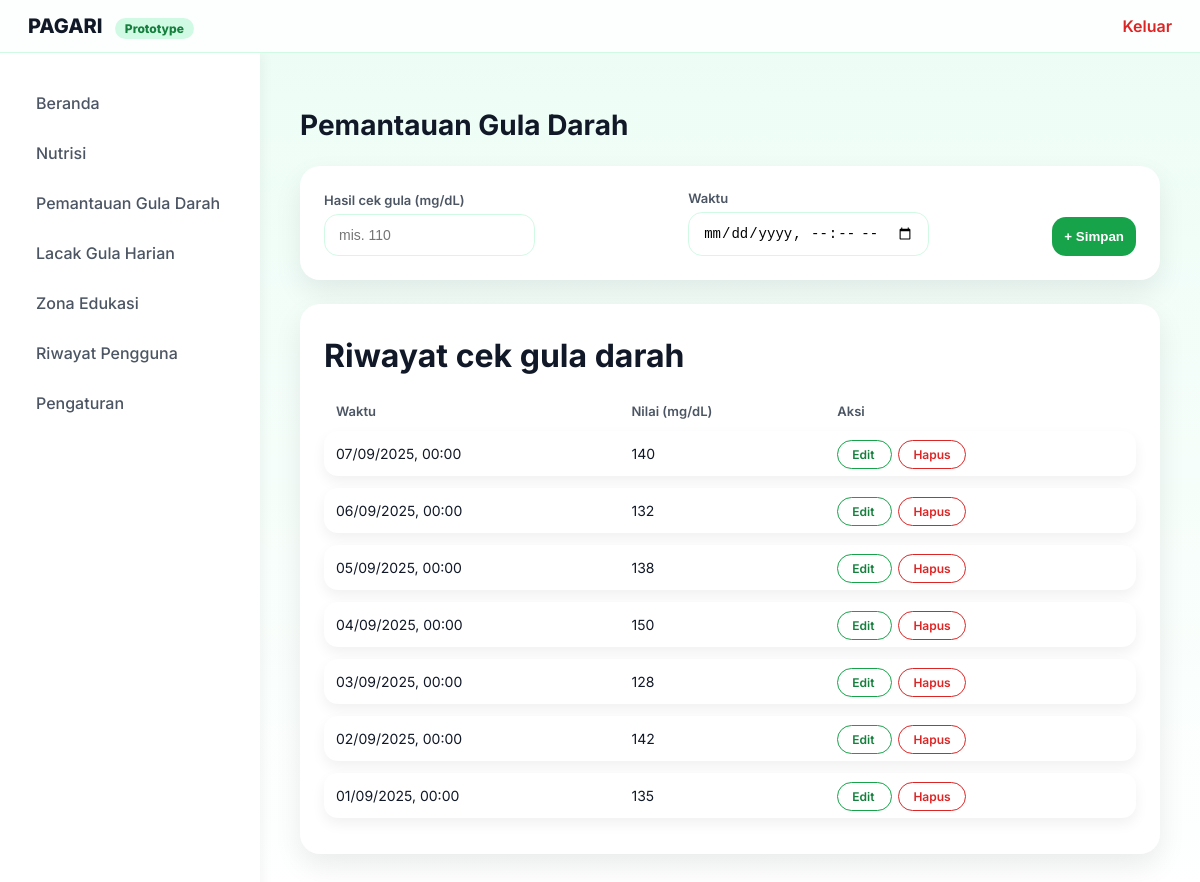
/pagari/gula_input.php (signed in), run on the app's committed database.
### tables this page shows
CREATE TABLE `blood_sugar` (
  `id` int(11) NOT NULL AUTO_INCREMENT,
  `user_id` int(11) DEFAULT NULL,
  `nilai` int(11) DEFAULT NULL,
  `tanggal` date DEFAULT NULL,
  `created_at` timestamp NOT NULL DEFAULT current_timestamp(),
  PRIMARY KEY (`id`)
);

### pagari/gula_input.php (the view, shortened to what this page needs)
<?php
include "inc/config.php";
include "inc/header.php";
include "inc/sidebar.php";
$user_id = $_SESSION['user_id'];
$q = mysqli_query(
  $conn,
  "SELECT * FROM blood_sugar
   WHERE user_id = $user_id
   ORDER BY tanggal DESC"
);
?>
<div class="section">
  <h2>Pemantauan Gula Darah</h2>
  <div class="card">
    <form method="POST" action="process/gula_save.php" class="gula-form">
      <div>
        <label>Hasil cek gula (mg/dL)</label>
        <input
          type="number"
          name="nilai"
          placeholder="mis. 110"
          required
        >
      </div>
      <div>
        <label>Waktu</label>
        <input
          type="datetime-local"
          name="tanggal"
          required
        >
      </div>
      <div>
        <button type="submit" class="btn-primary">
          + Simpan
        </button>
      </div>
    </form>
  </div>
  <div class="card">
    <h3 style="margin-bottom:16px;">Riwayat cek gula darah</h3>
    <table class="gula-table">
      <thead>
        <tr>
          <th>Waktu</th>
          <th>Nilai (mg/dL)</th>
          <th>Aksi</th>
        </tr>
      </thead>
      <tbody>
        <?php if (mysqli_num_rows($q) > 0): ?>
          <?php while ($row = mysqli_fetch_assoc($q)): ?>
            <tr>
              <td>
                <?= date("d/m/Y, H:i", strtotime($row['tanggal'])); ?>
              </td>
              <td><?= htmlspecialchars($row['nilai']); ?></td>
              <td>
                <a
                  href="gula_edit.php?id=<?= $row['id']; ?>"
                  class="btn-edit">
                  Edit
                </a>
                <a
                  href="process/gula_delete.php?id=<?= $row['id']; ?>"
                  class="btn-delete"
                  onclick="return confirm('Hapus data ini?')">
                  Hapus
                </a>
              </td>
            </tr>
          <?php endwhile; ?>
        <?php endif; ?>
      </tbody>
    </table>
  </div>
</div>
<?php include "inc/footer.php"; ?>

### pagari/inc/header.php (shortened to what this page needs)
<!DOCTYPE html>
<html lang="id">
<head>
<link rel="stylesheet" href="assets/css/style.css">
</head>
<body>
<header class="topbar">
  <div class="brand">PAGARI <span>Prototype</span></div>
  <a href="logout.php" class="btn-logout">Keluar</a>
</header>

### pagari/inc/sidebar.php
<?php
$current = basename($_SERVER['PHP_SELF']);
function active($page, $current) {
  return $page === $current ? 'active' : '';
}
?>
<div class="app">
  <aside class="sidebar">
    <nav>
      <a class="<?= active('dashboard.php',$current) ?>" href="dashboard.php">
        Beranda
      </a>
      <a class="<?= active('nutrisi.php',$current) ?>" href="nutrisi.php">
        Nutrisi
      </a>
      <a class="<?= active('gula_input.php',$current) ?>" href="gula_input.php">
        Pemantauan Gula Darah
      </a>
      <a class="<?= active('gula_riwayat.php',$current) ?>" href="gula_riwayat.php">
        Lacak Gula Harian
      </a>
      <a class="<?= active('edukasi.php',$current) ?>" href="edukasi.php">
        Zona Edukasi
      </a>
      <a class="<?= active('riwayat.php',$current) ?>" href="riwayat.php">
        Riwayat Pengguna
      </a>
      <a class="<?= active('pengaturan.php',$current) ?>" href="pengaturan.php">
        Pengaturan
      </a>
    </nav>
  </aside>
  <main class="content">

### pagari/inc/footer.php
</main>
</div>
</body>
</html>

### pagari/assets/css/style.css (style rules this page uses)
:root { --green-50: #ecfdf5; --green-100: #d1fae5; --green-600: #16a34a; --green-700: #15803d; --gray-900: #111827; --gray-600: #4b5563; }
* { box-sizing: border-box; }
body { margin: 0; font-family: 'Inter', sans-serif; background: linear-gradient(180deg, var(--green-50), #ffffff); color: var(--gray-900); }
.topbar { position: sticky; top: 0; z-index: 10; background: rgba(255,255,255,0.85); backdrop-filter: blur(8px); padding: 14px 28px; display: flex; justify-content: space-between; align-items: center; border-bottom: 1px solid var(--green-100); }
.brand { font-weight: 800; font-size: 20px; }
.brand span { margin-left: 8px; background: var(--green-100); color: var(--green-700); font-size: 12px; padding: 3px 10px; border-radius: 999px; }
.btn-logout { text-decoration: none; font-weight: 600; color: #dc2626; }
.app { display: flex; min-height: calc(100vh - 64px); }
.sidebar { width: 260px; background: #ffffff; padding: 28px 20px; box-shadow: 2px 0 12px rgba(0,0,0,0.05); }
.sidebar a { display: block; padding: 12px 16px; margin-bottom: 6px; border-radius: 14px; text-decoration: none; color: var(--gray-600); font-weight: 500; }
.content { flex: 1; padding: 32px 40px; }
.section { margin-bottom: 40px; }
h2 { font-size: 28px; font-weight: 700; margin-bottom: 24px; }
.card { background: #ffffff; border-radius: 20px; padding: 24px; margin-bottom: 24px; box-shadow: 0 12px 28px rgba(0,0,0,0.08); }
.card h3 { font-size: 32px; margin-top: 8px; }
.btn-primary { background: var(--green-600); color: #fff; font-weight: 600; border-radius: 14px; padding: 12px; border: none; cursor: pointer; }
.gula-form { display: grid; grid-template-columns: 1fr 1fr auto; gap: 16px; align-items: end; }
.gula-form label { font-size: 13px; font-weight: 600; color: var(--gray-600); margin-bottom: 6px; display: block; }
.gula-form input { padding: 12px 14px; border-radius: 14px; border: 1px solid var(--green-100); font-size: 14px; outline: none; }
.gula-table { width: 100%; border-collapse: separate; border-spacing: 0 12px; }
.gula-table thead th { font-size: 13px; color: var(--gray-600); font-weight: 600; text-align: left; padding: 0 12px; }
.gula-table tbody tr { background: #fff; box-shadow: 0 6px 14px rgba(0,0,0,0.06); border-radius: 14px; }
.gula-table tbody td { padding: 14px 12px; font-size: 14px; }
.gula-table tbody tr td:first-child { border-radius: 14px 0 0 14px; }
.gula-table tbody tr td:last-child { border-radius: 0 14px 14px 0; }
.btn-edit, .btn-delete { padding: 6px 14px; font-size: 12px; border-radius: 999px; font-weight: 600; text-decoration: none; margin-right: 6px; }
.btn-edit { border: 1px solid var(--green-600); color: var(--green-700); }
.btn-delete { border: 1px solid #dc2626; color: #dc2626; }

### data on the page
blood_sugar: tanggal "07/09/2025, 00:00", nilai "140"
blood_sugar: tanggal "06/09/2025, 00:00", nilai "132"
blood_sugar: tanggal "05/09/2025, 00:00", nilai "138"
blood_sugar: tanggal "04/09/2025, 00:00", nilai "150"
blood_sugar: tanggal "03/09/2025, 00:00", nilai "128"
blood_sugar: tanggal "02/09/2025, 00:00", nilai "142"
blood_sugar: tanggal "01/09/2025, 00:00", nilai "135"
